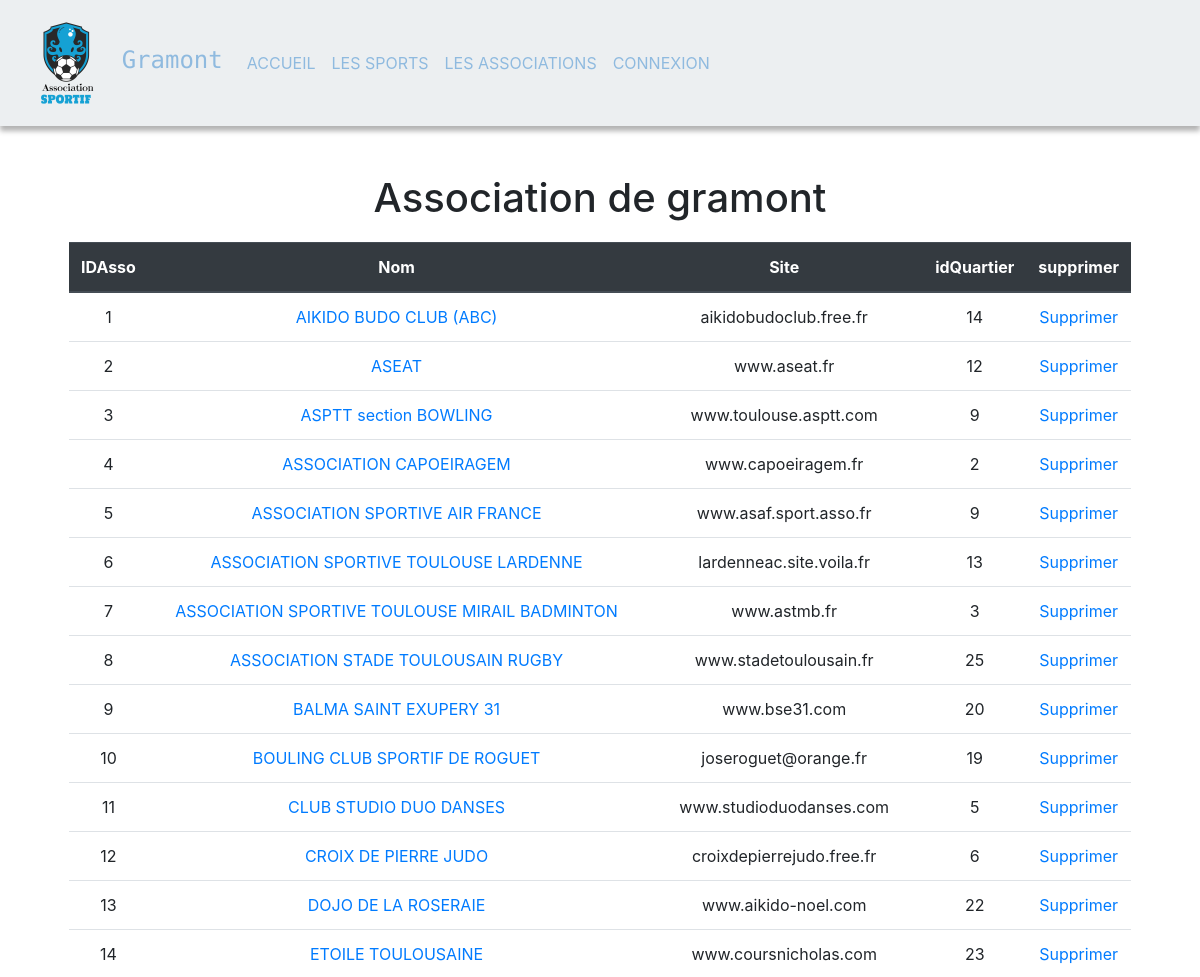
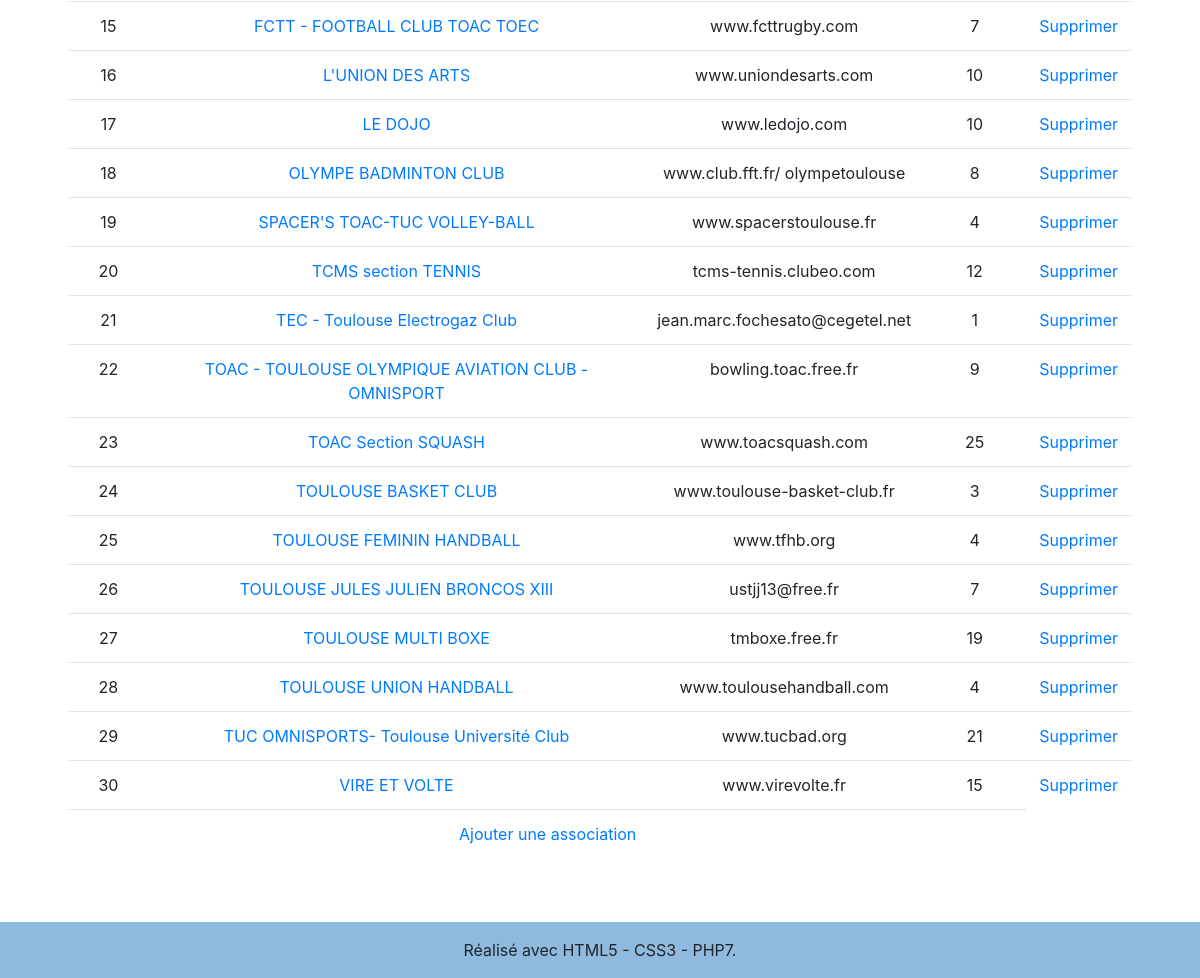
The page /index.php?action=associations on the database its author committed (2 pictures, top to bottom).
### tables this page shows
CREATE TABLE IF NOT EXISTS `associations` (
  `idAsso` int NOT NULL,
  `nom` varchar(80) NOT NULL,
  `site` varchar(50) NOT NULL,
  `idQuartier` int NOT NULL,
  PRIMARY KEY (`idAsso`),
  KEY `idQuartier` (`idQuartier`)
);

### controller.php (called while the page is built, shortened)
<?php
require_once 'modele.php';
function   associations(){
    $associations = get_all_associations();
    require "template/gramont.php";
}
?>

### modele.php (called while the page is built, shortened)
<?php
function connect_db()
{
    $dsn = "mysql:dbname=" . BASE . ";host=" . SERVER. ";port=3306";
    try {
        $option = array(PDO::ATTR_ERRMODE => PDO::ERRMODE_EXCEPTION, PDO::MYSQL_ATTR_INIT_COMMAND => 'SET NAMES utf8');
        $connexion = new PDO($dsn, USER, PASSWD,$option);
    } catch (PDOException $e) {
        printf("Echec connexion : %s\n", $e->getMessage());
        exit();
    }
    return $connexion;
}
function get_all_associations(){
    $connexion = connect_db();
    $associations = array();
    $sql = "SELECT * from  associations";
    foreach ($connexion->query($sql) as $row) {
        $associations[] = $row;
    }
    return $associations;
}

### template/gramont.php (the view, shortened to what this page needs)
    <h1 class="text-center">Association de gramont</h1>
    <table class="tableau    table   ">
    <thead class="thead-dark">
    <tr>
    <th> IDAsso </th>
            <th> Nom </th>
            <th> Site </th>
            <th> idQuartier </th>
            <th> supprimer </th>
    </tr>
    </thead>
    <?php
            foreach( $associations as $association ){
                echo "<tr>";
                echo "<td class='colid'>$association[idAsso] </td>";
                echo "<td> <a href=index.php?action=modif&id=$association[idAsso]>$association[nom]</a></td>";
                echo "<td class='colid'>$association[site] </td>";
                echo "<td> $association[idQuartier] </td>";
                echo "<td class='colsuppr'><a href=index.php?action=suppr&id=$association[idAsso]>Supprimer</a></td>";
            }
        ?>
        </tr>
        <tr><td id='montd' colspan='4'><a href="index.php?action=add">Ajouter une association</a></td></tr>
    </table>
    <?php
$content = ob_get_clean();
include "baselayout.php";
?>

### index.php (shortened to what this page needs)
<?php
require_once 'controller.php';
try {
	if (isset($_GET['action'])) {
		switch ($_GET['action']) {
			case 'associations':
				associations();
				break;
		}
	}
	else {
		form_connection();
	}
} catch (Exception $e) {
	erreur($e->getMessage());
}
?>

### template/baselayout.php (shortened to what this page needs)
<!DOCTYPE html>
<html>
    <head>
        <link rel="stylesheet" href="https://stackpath.bootstrapcdn.com/bootstrap/4.3.1/css/bootstrap.min.css">
        <link rel="stylesheet" type="text/css" href="/Association/css/style.css">
        <link rel="stylesheet" href="/Association/css/style.css">
    </head>
    <body>
        <header>
        <nav class="navbar navbar-expand-lg navbar-light bg-light">
            <a class="navbar-brand" href="index.php?action=associations">
                <img src="img/asso.png" width="100" height="100" >
                <span>Gramont</span>
            </a>
                    <div class="collapse navbar-collapse" id="navbarNav">
                      <ul class="navbar-nav">
                        <li class="nav-item active">
                          <a class="nav-link" href="index.php?action=associations">Accueil <span class="sr-only">(current)</span></a>
                        </li>
                        <li class="nav-item">
                          <a class="nav-link" href="index.php?action=sports">Les sports</a>
                        </li>
                        <li class="nav-item">
                          <a class="nav-link" href="index.php?action=quartiers">Les Associations</a>
                        </li>
                        <li class="nav-item">
                          <a class="nav-link" href="index.php?action=ajouter">connexion</a>
                        </li>
                      </ul>
                   </div>
        </nav>
        </header>
        <main role="main" class="container">
            <div class="starter-template">
                <?= $content ?>
            </div>
        </main>
        <footer class="footer mt-auto py-3">
            <div class="container">
                <div class="row">
                    <p class="text-center">Réalisé avec HTML5 - CSS3 - PHP7.</p>
                </div>
            </div>
        </footer>
</body>
</html>

### css/style.css (style rules this page uses)
.starter-template { padding: 3rem 1.5rem; text-align: center; }
.bg-light { background-color: #eceff1!important; box-shadow: 0px 5px 5px 0px rgba(0,0,0,0.3); }
.navbar-brand>span { font-family: 'Monoton', cursive; font-size: 1.5rem; color: #8fbadf; display: none; }
.nav-link { text-transform: uppercase; color: #8fbadf!important; }
.starter-template > h1 { text-align: center; margin-bottom: .5em; }
footer { background-color: #8fbadf; }
footer p { margin: 0 auto; }
@media screen and (min-width: 450px) { .navbar-brand>span { display: inline-block; } }

### rows shown on the page
associations: idAsso "1", nom "AIKIDO BUDO CLUB (ABC)", site "aikidobudoclub.free.fr", idQuartier "14"
associations: idAsso "2", nom "ASEAT", site "www.aseat.fr", idQuartier "12"
associations: idAsso "3", nom "ASPTT section BOWLING", site "www.toulouse.asptt.com", idQuartier "9"
associations: idAsso "4", nom "ASSOCIATION CAPOEIRAGEM", site "www.capoeiragem.fr", idQuartier "2"
associations: idAsso "5", nom "ASSOCIATION SPORTIVE AIR FRANCE", site "www.asaf.sport.asso.fr", idQuartier "9"
associations: idAsso "6", nom "ASSOCIATION SPORTIVE TOULOUSE LARDENNE", site "lardenneac.site.voila.fr", idQuartier "13"
associations: idAsso "7", nom "ASSOCIATION SPORTIVE TOULOUSE MIRAIL BADMINTON", site "www.astmb.fr", idQuartier "3"
associations: idAsso "8", nom "ASSOCIATION STADE TOULOUSAIN RUGBY", site "www.stadetoulousain.fr", idQuartier "25"
associations: idAsso "9", nom "BALMA SAINT EXUPERY 31", site "www.bse31.com", idQuartier "20"
associations: idAsso "10", nom "BOULING CLUB SPORTIF DE ROGUET", site "joseroguet@orange.fr", idQuartier "19"
associations: idAsso "11", nom "CLUB STUDIO DUO DANSES", site "www.studioduodanses.com", idQuartier "5"
associations: idAsso "12", nom "CROIX DE PIERRE JUDO", site "croixdepierrejudo.free.fr", idQuartier "6"
associations: idAsso "13", nom "DOJO DE LA ROSERAIE", site "www.aikido-noel.com", idQuartier "22"
associations: idAsso "14", nom "ETOILE TOULOUSAINE", site "www.coursnicholas.com", idQuartier "23"
associations: idAsso "15", nom "FCTT - FOOTBALL CLUB TOAC TOEC", site "www.fcttrugby.com", idQuartier "7"
associations: idAsso "16", nom "L'UNION DES ARTS", site "www.uniondesarts.com", idQuartier "10"
associations: idAsso "17", nom "LE DOJO", site "www.ledojo.com", idQuartier "10"
associations: idAsso "18", nom "OLYMPE BADMINTON CLUB", site "www.club.fft.fr/ olympetoulouse", idQuartier "8"
associations: idAsso "19", nom "SPACER'S TOAC-TUC VOLLEY-BALL", site "www.spacerstoulouse.fr", idQuartier "4"
associations: idAsso "20", nom "TCMS section TENNIS", site "tcms-tennis.clubeo.com", idQuartier "12"
associations: idAsso "21", nom "TEC - Toulouse Electrogaz Club", site "jean.marc.fochesato@cegetel.net", idQuartier "1"
associations: idAsso "22", nom "TOAC - TOULOUSE OLYMPIQUE AVIATION CLUB - OMNISPORT", site "bowling.toac.free.fr", idQuartier "9"
associations: idAsso "23", nom "TOAC Section SQUASH", site "www.toacsquash.com", idQuartier "25"
associations: idAsso "24", nom "TOULOUSE BASKET CLUB", site "www.toulouse-basket-club.fr", idQuartier "3"
associations: idAsso "25", nom "TOULOUSE FEMININ HANDBALL", site "www.tfhb.org", idQuartier "4"
associations: idAsso "26", nom "TOULOUSE JULES JULIEN BRONCOS XIII", site "ustjj13@free.fr", idQuartier "7"
associations: idAsso "27", nom "TOULOUSE MULTI BOXE", site "tmboxe.free.fr", idQuartier "19"
associations: idAsso "28", nom "TOULOUSE UNION HANDBALL", site "www.toulousehandball.com", idQuartier "4"
associations: idAsso "29", nom "TUC OMNISPORTS- Toulouse Université Club", site "www.tucbad.org", idQuartier "21"
associations: idAsso "30", nom "VIRE ET VOLTE", site "www.virevolte.fr", idQuartier "15"
